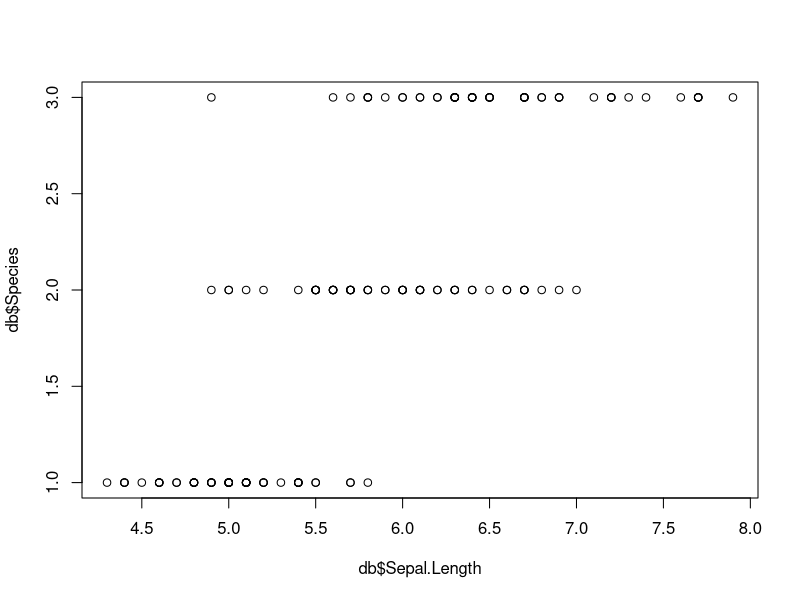
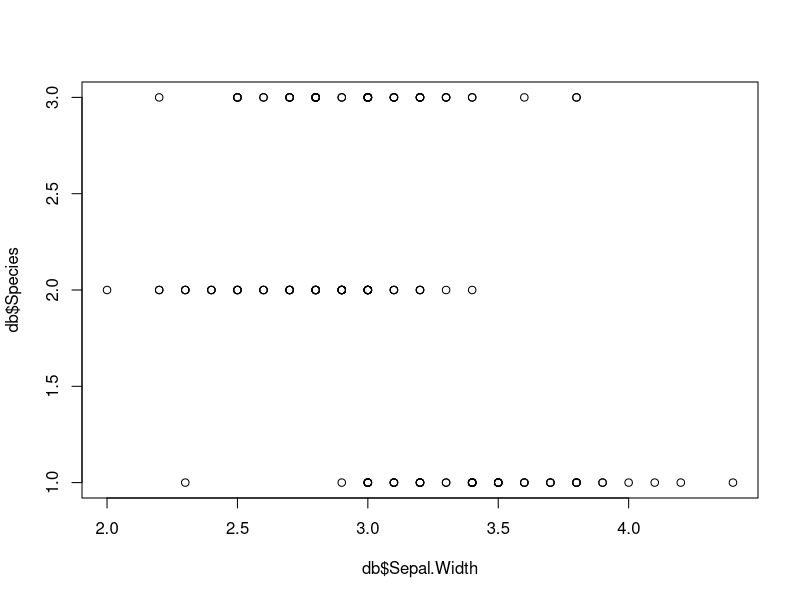
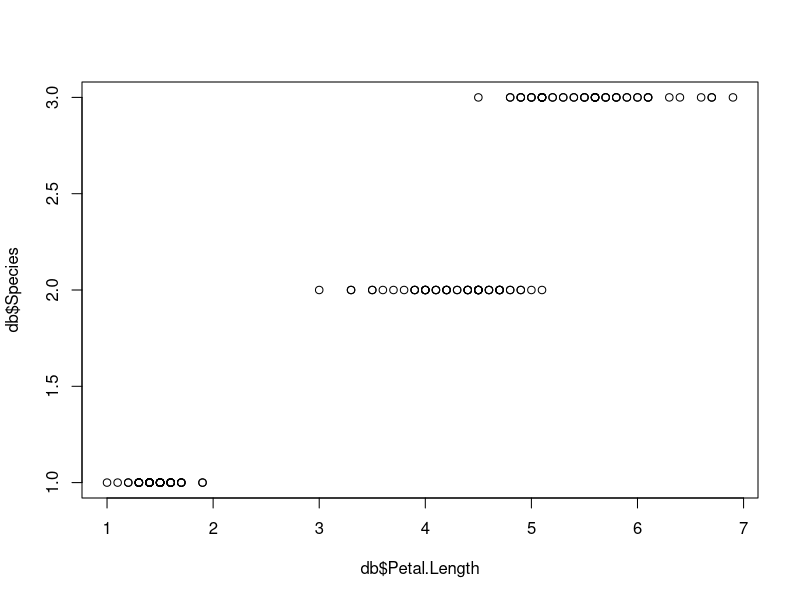
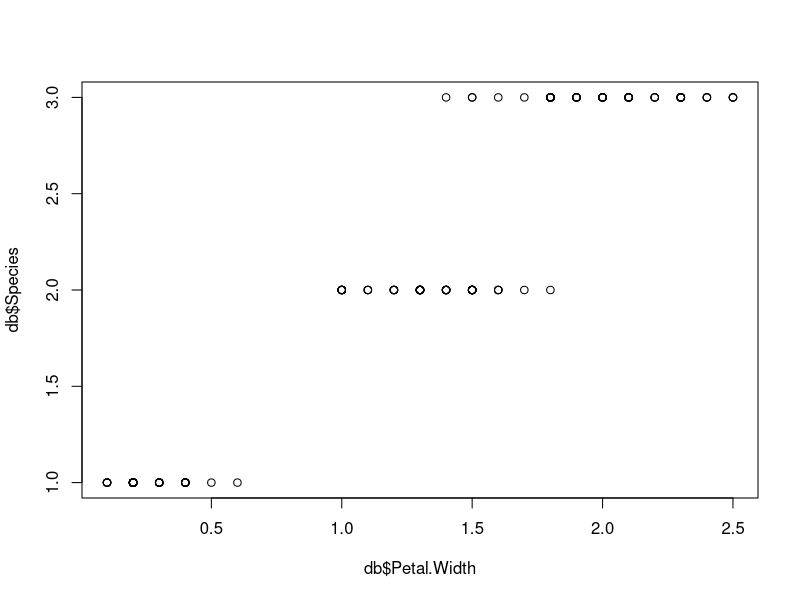
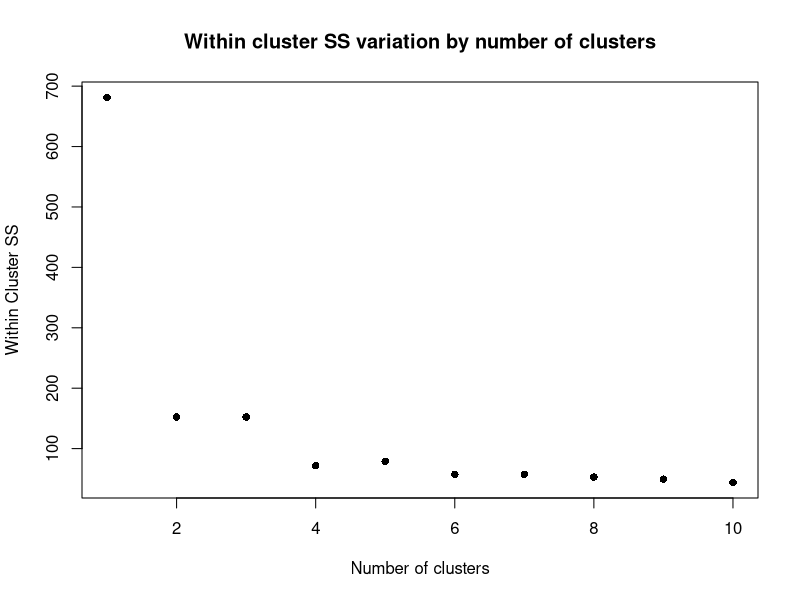

Here is the R script that generated these plots, in order:
#Load relevant datasets
library(datasets)
library(dplyr)

#Create an IRIS Database
db = iris

#Basic Data Exploration
summary(db)

plot(db$Sepal.Length,db$Species)
plot(db$Sepal.Width,db$Species)
plot(db$Petal.Length,db$Species)
plot(db$Petal.Width,db$Species)

#Define a k-means clustering function, which takes database and k value as inputs
kmeans_clust <- function(db, k)
{

#Assign random cluster value to each point  
len = nrow(db)
set.seed(1)

db$cluster_i = sample(1:k,len,replace=TRUE)
db$cluster_f = rep(NA,nrow(db))

#Initializing other relevant variables
nequal=1
cm = data.frame(matrix(data=NA, nrow=k, ncol=4))
cmn = data.frame(matrix(data=NA, nrow=k, ncol=5))
dist = rep(NA,k)

#Loop until the initial and final clusters suggested are equal  
while(nequal)
{ 
  #Calculating the centroid of the clusters
  for(i in 1:k)
  {
    cm[i,] = t(as.data.frame(colMeans(db[db$cluster_i==i,1:4])))
  }
  
  #If a cluster gets dropped fill its value with a very high number, so that no observation gets assigned to it
  cm[is.na(cm)] = 100000
  
  #Calculating the distance of each point from all the different centroids
  for(j in 1:nrow(db))
  {
    for(l in 1:k)
    {
      dist[l] = sqrt(sum((db[j,1:4]-cm[l,])^2))
    }
   db[j,7]=which(dist==min(dist)) 
  }
  
  #Stopping parameter- If the new clusters are same as the earlier clusters stop
  nequal=sum(db$cluster_i!=db$cluster_f)
  
  #Update the clusters to reflect new values
  db$cluster_i=db$cluster_f
}

#Calculating the within cluster variation
cmn[,5] = (data.frame(matrix(data=seq(1,k), nrow=k, ncol=1)))

for(i in 1:k)
{
cmn[i,1:4] = t(as.data.frame(colMeans(db[db$cluster_i==i,1:4])))
}

print(cmn)
cmn[is.na(cmn)] = 100000

#Merging centroid with database
colnames(cmn) = c("p1","p2","p3","p4","cluster_i")
db = merge(db, cmn, by="cluster_i")

print(head(db))

#Calculating the sum of squared values
db$ss = (db[,2]-db[,8])^2+(db[,3]-db[,9])^2+(db[,4]-db[,10])^2+(db[,5]-db[,11])^2

wcv_ss = print(tapply(db$ss, db$cluster_i, sum))

#Analyze the distribution of values across different clusters
print(table(db$cluster_i))

return(sum(wcv_ss))
}

wcv_ss = rep(NA,10)

#Iterate for k values from 1 to 1, and then store the data in a data frame
for(i in 1:10)
{
  wcv_ss[i] = kmeans_clust(db,i)
}

wcv_ss
"
 [1] 681.37060 152.34795  78.85567  57.22847  53.00295  57.25601  49.41806  44.10234  42.70558
[10]  43.73621
"

plot(1:10,wcv_ss,xlab = "Number of clusters",ylab = "Within Cluster SS",pch=16, cex=1, main = "Within cluster SS variation by number of clusters")
